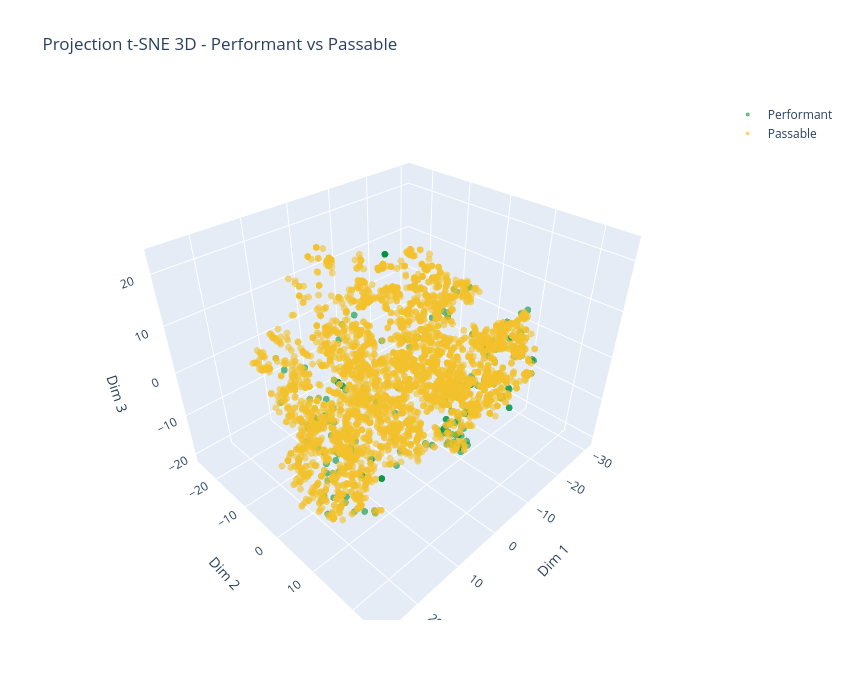

The code cell stored with this chart in its notebook:
### Markdown cell above
**Performant vs Passable — projection 3D, sans les erreurs**

### Code cell
'''
Isole les observations Performant et Passable sur la projection t-SNE 3D (section 8).
Rotation et zoom a la souris.
'''
paire_91 = ["Performant", "Passable"]

fig = go.Figure()
for grp in paire_91:
    mask = y_train_sample.values == grp
    fig.add_trace(go.Scatter3d(
        x=X_tsne_3d[mask, 0], y=X_tsne_3d[mask, 1], z=X_tsne_3d[mask, 2], mode="markers",
        marker=dict(size=4, color=GROUP_COLORS[grp], opacity=0.6),
        name=grp,
    ))

fig.update_layout(
    title="Projection t-SNE 3D - Performant vs Passable",
    scene=dict(xaxis_title="Dim 1", yaxis_title="Dim 2", zaxis_title="Dim 3"),
    width=850, height=700,
)
fig.show()

### Figure 1 — Plotly figure (JSON) as saved in the notebook; plotly's stock layout.template omitted (floating-point values rounded to 4 significant figures; data arrays with more than 128 entries replaced by an {"elided": "..."} marker saying what was removed)
{"data": [{"marker": {"color": "#00923F", "opacity": 0.6, "size": 4}, "mode": "markers", "name": "Performant", "type": "scatter3d", "x": {"elided": "249 float values"}, "y": {"elided": "249 float values"}, "z": {"elided": "249 float values"}}, {"marker": {"color": "#F2C12B", "opacity": 0.6, "size": 4}, "mode": "markers", "name": "Passable", "type": "scatter3d", "x": {"elided": "4288 float values"}, "y": {"elided": "4288 float values"}, "z": {"elided": "4288 float values"}}], "layout": {"height": 700, "scene": {"xaxis": {"title": {"text": "Dim 1"}}, "yaxis": {"title": {"text": "Dim 2"}}, "zaxis": {"title": {"text": "Dim 3"}}}, "title": {"text": "Projection t-SNE 3D - Performant vs Passable"}, "width": 850}}
